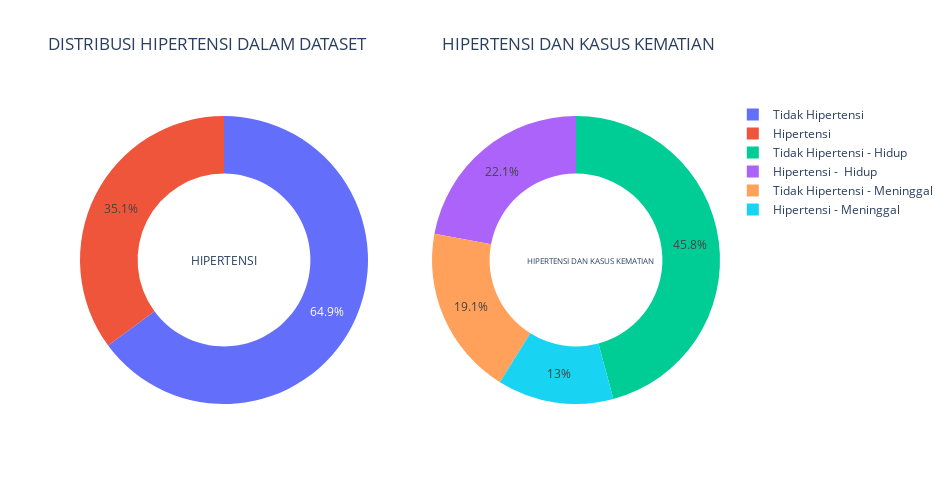

Notebook cell for this chart:
### Markdown cell above
Dari subplot di atas, dapat disimpulkan bahwa pada data, sebanyak 56,9% adalah orang yang BUKAN PENDERITA ANEMIA (di antaranya 40,1% orang masih hidup dan 16,7% orang meninggal) dan sebanyka 43,1% adalah PENDERITA ANEMIA (dimana 27,8% orang masih tetap hidup dan 15,4% orang meninggal).

### Code cell
d1 = data[(data["DEATH_EVENT"]==0) & (data["high_blood_pressure"]==0)]
d2 = data[(data["DEATH_EVENT"]==1) & (data["high_blood_pressure"]==0)]
d3 = data[(data["DEATH_EVENT"]==0) & (data["high_blood_pressure"]==1)]
d4 = data[(data["DEATH_EVENT"]==1) & (data["high_blood_pressure"]==1)]

label1 = ["Tidak Hipertensi","Hipertensi"]
label2 = ['Tidak Hipertensi - Hidup','Tidak Hipertensi - Meninggal', "Hipertensi -  Hidup", "Hipertensi - Meninggal"]
values1 = [(len(d1)+len(d2)), (len(d3)+len(d4))]
values2 = [len(d1),len(d2),len(d3),len(d4)]

# Create subplots: use 'domain' type for Pie subplot
fig = make_subplots(rows=1, cols=2, specs=[[{'type':'domain'}, {'type':'domain'}]])
fig.add_trace(go.Pie(labels=label1, values=values1, name="HIGH BP"),
              1, 1)
fig.add_trace(go.Pie(labels=label2, values=values2, name="HIGH BP VS DEATH_EVENT"),
              1, 2)

# Use `hole` to create a donut-like pie chart
fig.update_traces(hole=.6, hoverinfo="label+percent")

fig.update_layout(
    title_text="DISTRIBUSI HIPERTENSI DALAM DATASET \
                  HIPERTENSI DAN KASUS KEMATIAN",
    # Add annotations in the center of the donut pies.
    annotations=[dict(text='HIPERTENSI', x=0.17, y=0.5, font_size=12, showarrow=False),
                 dict(text='HIPERTENSI DAN KASUS KEMATIAN', x=0.9, y=0.5, font_size=8, showarrow=False)],
    autosize=False,width=950, height=500, paper_bgcolor="white")
fig.show()

### Figure 1 — Plotly figure (JSON) as saved in the notebook; plotly's stock layout.template omitted (floating-point values rounded to 4 significant figures)
{"data": [{"domain": {"x": [0, 0.45], "y": [0, 1]}, "hole": 0.6, "hoverinfo": "label+percent", "labels": ["Tidak Hipertensi", "Hipertensi"], "name": "HIGH BP", "type": "pie", "values": [194, 105]}, {"domain": {"x": [0.55, 1], "y": [0, 1]}, "hole": 0.6, "hoverinfo": "label+percent", "labels": ["Tidak Hipertensi - Hidup", "Tidak Hipertensi - Meninggal", "Hipertensi -  Hidup", "Hipertensi - Meninggal"], "name": "HIGH BP VS DEATH_EVENT", "type": "pie", "values": [137, 57, 66, 39]}], "layout": {"annotations": [{"font": {"size": 12}, "showarrow": false, "text": "HIPERTENSI", "x": 0.17, "y": 0.5}, {"font": {"size": 8}, "showarrow": false, "text": "HIPERTENSI DAN KASUS KEMATIAN", "x": 0.9, "y": 0.5}], "autosize": false, "height": 500, "paper_bgcolor": "white", "title": {"text": "DISTRIBUSI HIPERTENSI DALAM DATASET                   HIPERTENSI DAN KASUS KEMATIAN"}, "width": 950}}
